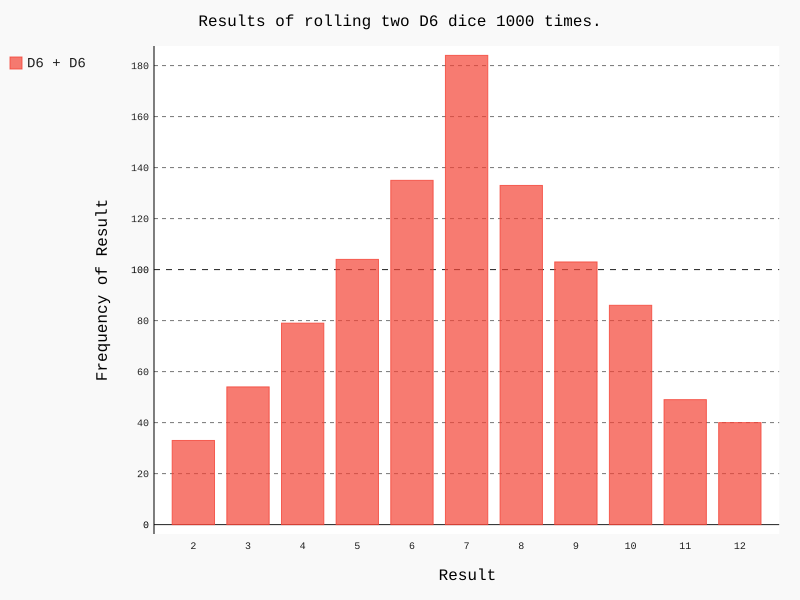

Source code (Python):
import pygal
from die import Die

# Создание двух кубиков D6.
die_1 = Die()
die_2 = Die()

# Моделирование серии бросков с сохранением результатов в списке.
results = []
for roll_num in range(1000):
    result = die_1.roll() + die_2.roll()
    results.append(result)

# Анализ результатов.
frequencies = []
max_result = die_1.num_sides + die_2.num_sides
for value in range(2, max_result + 1):
    frequency = results.count(value)
    frequencies.append(frequency)

# Визуализация результатов.
hist = pygal.Bar()
hist.title = "Results of rolling two D6 dice 1000 times."
hist.x_labels = ['2', '3', '4', '5', '6', '7', '8', '9', '10', '11', '12']
hist.x_title = "Result"
hist.y_title = "Frequency of Result"
hist.add('D6 + D6', frequencies)
hist.render_to_file('dice_visual.svg')
